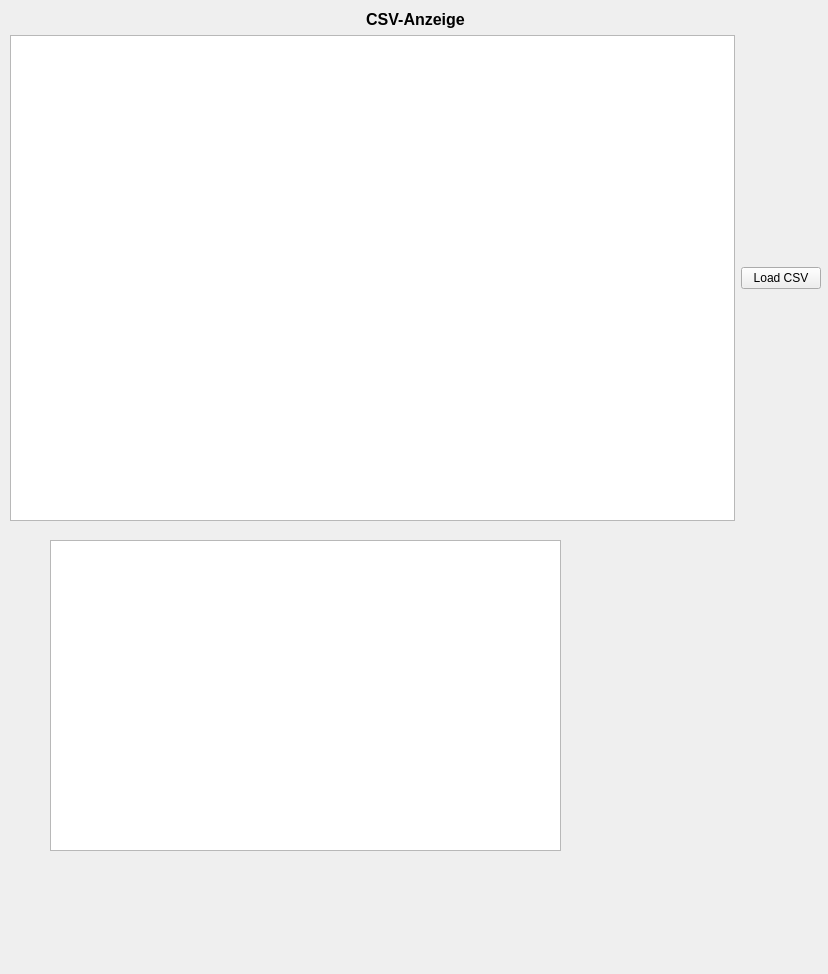
<?xml version="1.0" encoding="UTF-8"?>
<ui version="4.0">
 <class>Form</class>
 <widget class="QWidget" name="Form">
  <property name="geometry">
   <rect>
    <x>0</x>
    <y>0</y>
    <width>828</width>
    <height>974</height>
   </rect>
  </property>
  <property name="sizePolicy">
   <sizepolicy hsizetype="Fixed" vsizetype="Fixed">
    <horstretch>0</horstretch>
    <verstretch>0</verstretch>
   </sizepolicy>
  </property>
  <property name="windowTitle">
   <string>CSVErnhofer</string>
  </property>
  <widget class="QWidget" name="verticalLayoutWidget">
   <property name="geometry">
    <rect>
     <x>10</x>
     <y>10</y>
     <width>811</width>
     <height>511</height>
    </rect>
   </property>
   <layout class="QVBoxLayout" name="verticalLayout">
    <item>
     <widget class="QLabel" name="label">
      <property name="font">
       <font>
        <pointsize>12</pointsize>
        <weight>75</weight>
        <bold>true</bold>
       </font>
      </property>
      <property name="text">
       <string>CSV-Anzeige</string>
      </property>
      <property name="alignment">
       <set>Qt::AlignCenter</set>
      </property>
     </widget>
    </item>
    <item>
     <layout class="QHBoxLayout" name="horizontalLayout">
      <item>
       <widget class="QTextEdit" name="textEdit"/>
      </item>
      <item>
       <widget class="QPushButton" name="pushButton">
        <property name="text">
         <string>Load CSV</string>
        </property>
       </widget>
      </item>
     </layout>
    </item>
   </layout>
  </widget>
  <widget class="QTextBrowser" name="textBrowser">
   <property name="geometry">
    <rect>
     <x>50</x>
     <y>540</y>
     <width>511</width>
     <height>311</height>
    </rect>
   </property>
  </widget>
 </widget>
 <resources/>
 <connections/>
</ui>
